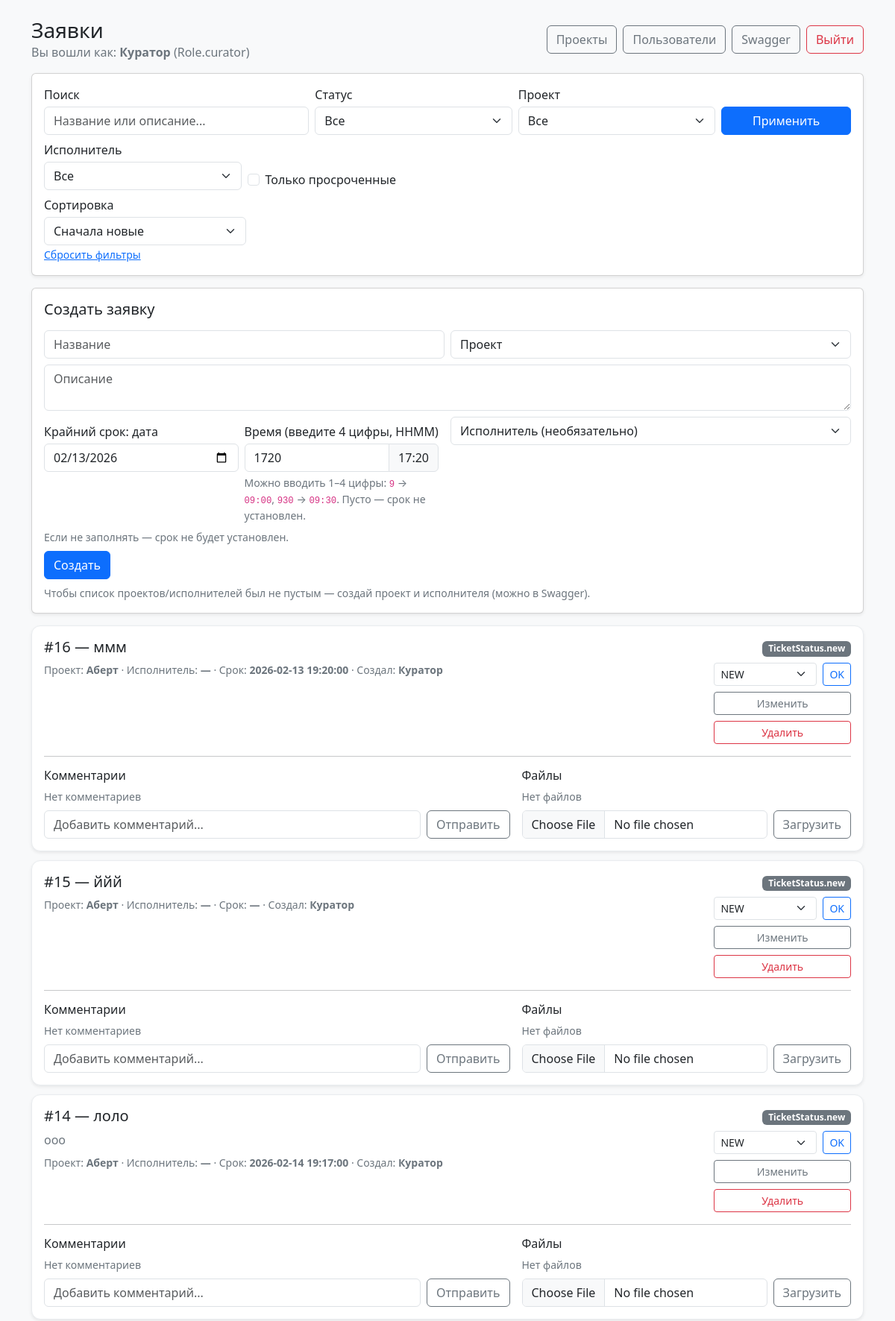
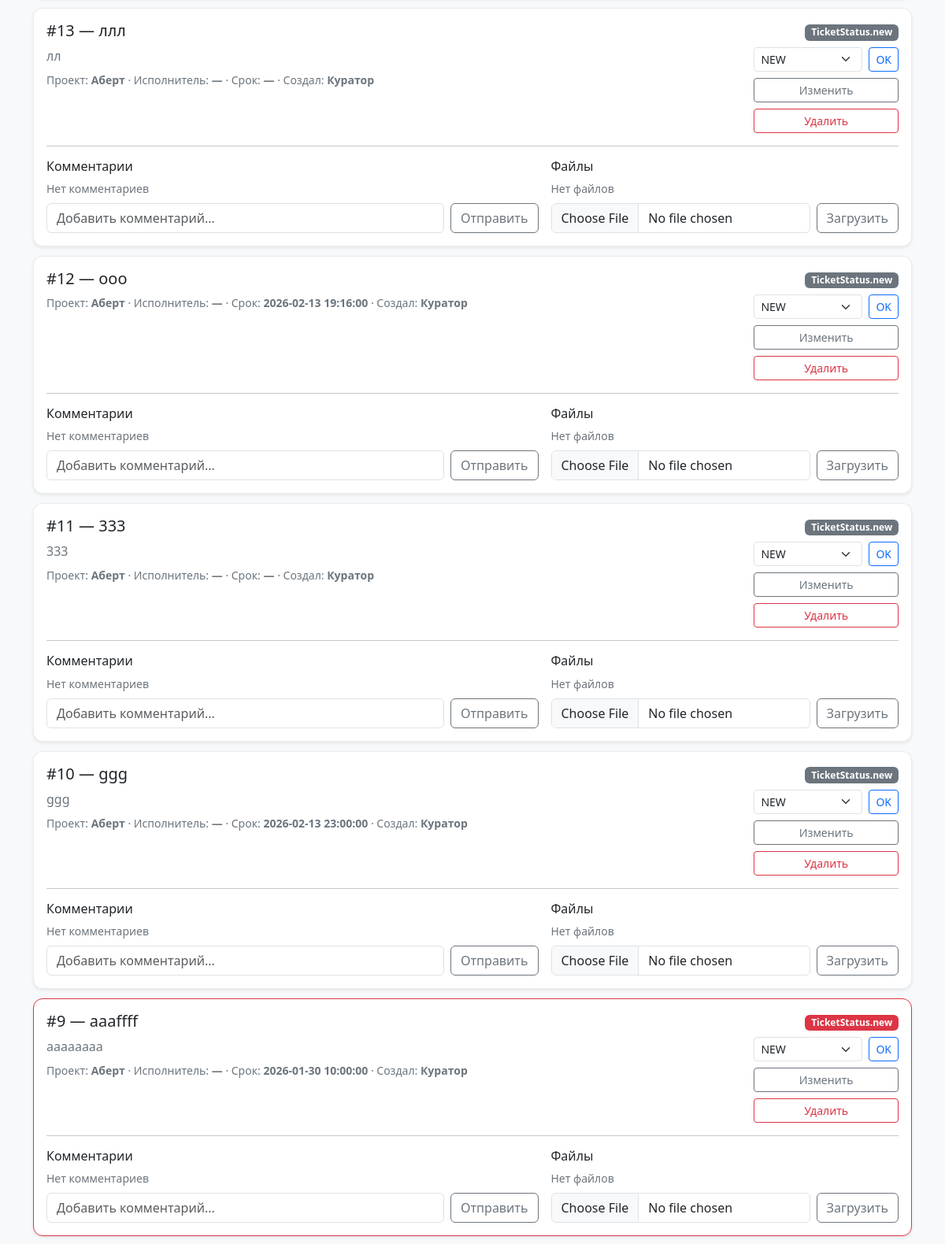
/web (signed in, upper part), run on the app's committed database (2 pictures, top to bottom).
### main.py (models this page shows)
class Base(DeclarativeBase):
    pass

class User(Base):
    __tablename__ = "users"
    id: Mapped[int] = mapped_column(primary_key=True)
    email: Mapped[str] = mapped_column(String(255), unique=True, index=True)
    name: Mapped[str] = mapped_column(String(255))
    password_hash: Mapped[str] = mapped_column(String(255))
    role: Mapped[Role] = mapped_column(SAEnum(Role), index=True)

class Ticket(Base):
    __tablename__ = "tickets"
    id: Mapped[int] = mapped_column(primary_key=True)
    title: Mapped[str] = mapped_column(String(255))
    description: Mapped[Optional[str]] = mapped_column(Text, default=None)
    deadline: Mapped[Optional[datetime]] = mapped_column(DateTime, default=None)
    status: Mapped[TicketStatus] = mapped_column(SAEnum(TicketStatus), default=TicketStatus.new, index=True)
    project_id: Mapped[int] = mapped_column(ForeignKey("projects.id"), index=True)
    executor_id: Mapped[Optional[int]] = mapped_column(ForeignKey("users.id"), index=True, default=None)
    created_by: Mapped[int] = mapped_column(ForeignKey("users.id"), index=True)
    created_at: Mapped[datetime] = mapped_column(DateTime, default=datetime.utcnow)

class Project(Base):
    __tablename__ = "projects"
    id: Mapped[int] = mapped_column(primary_key=True)
    name: Mapped[str] = mapped_column(String(255), unique=True, index=True)
    description: Mapped[Optional[str]] = mapped_column(Text, default=None)

### main.py (the view)
@app.get("/web")
def web_tickets(
    request: Request,
    db: Session = Depends(get_db),
    user: User = Depends(get_current_user),
    status_filter: str | None = None,
    project_id: str | None = None,
    executor_id: str | None = None,   # <-- ДОБАВИЛИ
    q: str | None = None,
    only_overdue: str | None = None,
    sort: str | None = None,
):
    if user.role == Role.executor:
        tickets = list(
            db.query(Ticket)
            .filter((Ticket.executor_id == user.id) | (Ticket.created_by == user.id))
            .order_by(Ticket.id.desc())
            .all()
        )
    else:
        tickets = list(db.query(Ticket).order_by(Ticket.id.desc()).all())
    projects = db.query(Project).order_by(Project.id.desc()).all()
    users = db.query(User).order_by(User.id.desc()).all()
    executors = db.query(User).filter(User.role == Role.executor).order_by(User.id.desc()).all()
    comments = db.query(Comment).order_by(Comment.id.asc()).all()
    attachments = db.query(Attachment).order_by(Attachment.id.asc()).all()
    users_by_id = {u.id: f"{u.name}" for u in users}
    projects_by_id = {p.id: p.name for p in projects}
    comments_by_ticket = {}
    for c in comments:
        comments_by_ticket.setdefault(c.ticket_id, []).append(c)
    attachments_by_ticket = {}
    for a in attachments:
        attachments_by_ticket.setdefault(a.ticket_id, []).append(a)
    project_id_int: int | None = None
    if project_id is not None and str(project_id).strip() != "":
        try:
            project_id_int = int(project_id)
        except ValueError:
            project_id_int = None
    executor_id_int: int | None = None
    executor_none = False
    if executor_id is not None and str(executor_id).strip() != "":
        if str(executor_id).strip() == "__none__":
            executor_none = True
        else:
            try:
                executor_id_int = int(executor_id)
            except ValueError:
                executor_id_int = None
    if status_filter:
        tickets = [t for t in tickets if t.status.value == status_filter]
    if project_id_int is not None:
        tickets = [t for t in tickets if t.project_id == project_id_int]
    if user.role == Role.curator:
        if executor_none:
            tickets = [t for t in tickets if t.executor_id is None]
        elif executor_id_int is not None:
            tickets = [t for t in tickets if t.executor_id == executor_id_int]
    if q:
        q_lower = q.lower()
        tickets = [
            t for t in tickets
            if (t.title and q_lower in t.title.lower()) or (t.description and q_lower in t.description.lower())
            or (t.description is None and False)
        ]
    now = datetime.now()
    overdue_enabled = (only_overdue == "1")
    if overdue_enabled:
        tickets = [
            t for t in tickets
            if t.deadline and t.deadline < now and t.status not in (TicketStatus.done, TicketStatus.canceled)
        ]
    sort_value = (sort or "").strip() or "id_desc"
    if sort_value == "deadline_asc":
        tickets.sort(key=lambda t: (t.deadline is None, t.deadline or datetime.max, -t.id))
    elif sort_value == "deadline_desc":
        tickets.sort(key=lambda t: (t.deadline is None, t.deadline or datetime.min, t.id), reverse=True)
    elif sort_value == "status":
        tickets.sort(key=lambda t: (t.status.value, -(t.deadline.timestamp() if t.deadline else 10**18), -t.id))
    elif sort_value == "id_asc":
        tickets.sort(key=lambda t: t.id)
    else:  # id_desc
        tickets.sort(key=lambda t: t.id, reverse=True)
    return templates.TemplateResponse(
        "tickets.html",
        {
            "request": request,
            "user": user,
            "tickets": tickets,
            "projects": projects,
            "executors": executors,
            "users_by_id": users_by_id,
            "projects_by_id": projects_by_id,
            "comments_by_ticket": comments_by_ticket,
            "attachments_by_ticket": attachments_by_ticket,
            "now": now,
            "status_filter": status_filter or "",
            "project_id_filter": project_id_int if project_id_int is not None else "",
            "executor_id_filter": executor_id or "",  # <-- ДОБАВИЛИ (строка!)
            "q": q or "",
            "only_overdue": "1" if overdue_enabled else "",
            "sort": sort_value,
        },
    )

### templates/tickets.html (shortened to what this page needs)
<!doctype html>
<html>
<head>
  <link href="https://cdn.jsdelivr.net/npm/bootstrap@5.3.3/dist/css/bootstrap.min.css" rel="stylesheet">
</head>
<body class="bg-light">
  <div class="container py-4">
    <div class="d-flex align-items-center justify-content-between mb-3">
      <div>
        <h3 class="mb-0">Заявки</h3>
        <div class="muted">Вы вошли как: <b>{{ user.name }}</b> ({{ user.role }})</div>
      </div>
      <div class="d-flex gap-2">
  {% if user.role == "CURATOR" %}
    <a class="btn btn-outline-secondary" href="/web/projects">Проекты</a>
    <a class="btn btn-outline-secondary" href="/web/users">Пользователи</a>
  {% endif %}
  <a class="btn btn-outline-secondary" href="/docs" target="_blank">Swagger</a>
  <a class="btn btn-outline-danger" href="/web/logout">Выйти</a>
</div>
    </div>
    <div class="card shadow-sm mb-3">
  <div class="card-body">
    <form method="get" action="/web" class="row g-2 align-items-end">
      <div class="col-12 col-md-4">
        <label class="form-label mb-1">Поиск</label>
        <input name="q" class="form-control" placeholder="Название или описание..." value="{{ q }}" />
      </div>
      <div class="col-6 col-md-3">
        <label class="form-label mb-1">Статус</label>
        <select name="status_filter" class="form-select">
          <option value="" {% if not status_filter %}selected{% endif %}>Все</option>
        </select>
      </div>
      <div class="col-6 col-md-3">
        <label class="form-label mb-1">Проект</label>
        <select name="project_id" class="form-select">
          <option value="" {% if not project_id_filter %}selected{% endif %}>Все</option>
        </select>
      </div>
      <div class="col-12 col-md-2 d-flex gap-2">
        <button class="btn btn-primary w-100">Применить</button>
      </div>
      {% if user.role == "CURATOR" %}
  <div class="col-6 col-md-3">
    <label class="form-label mb-1">Исполнитель</label>
    <select name="executor_id" class="form-select">
  <option value="" {% if not executor_id_filter %}selected{% endif %}>Все</option>
</select>
  </div>
  <div class="col-12 col-md-3">
  <div class="form-check mt-4">
    <input class="form-check-input" type="checkbox" id="only_overdue" name="only_overdue" value="1"
           {% if only_overdue == "1" %}checked{% endif %}>
    <label class="form-check-label" for="only_overdue">Только просроченные</label>
  </div>
</div>
{% endif %}
      <div class="col-12">
        <div class="col-6 col-md-3">
  <label class="form-label mb-1">Сортировка</label>
  <select name="sort" class="form-select">
    <option value="id_desc" {% if sort == "id_desc" %}selected{% endif %}>Сначала новые</option>
  </select>
</div>
        <a class="small" href="/web">Сбросить фильтры</a>
      </div>
    </form>
  </div>
</div>
    {% if user.role == "CURATOR", "EXECUTOR" %}
    <div class="card shadow-sm mb-3">
      <div class="card-body">
        <h5 class="mb-3">Создать заявку</h5>
        <form method="post" action="/web/tickets/create" class="row g-2">
          <div class="col-12 col-md-6">
            <input name="title" class="form-control" placeholder="Название" required />
          </div>
          <div class="col-12 col-md-6">
            <select name="project_id" class="form-select" required>
              <option value="" selected disabled>Проект</option>
            </select>
          </div>
          <div class="col-12">
            <textarea name="description" class="form-control" placeholder="Описание"></textarea>
          </div>
          <div class="col-12 col-md-6">
            <div class="row g-2">
  <div class="row g-2">
  <div class="col-12 col-md-6">
    <label class="form-label mb-1">Крайний срок: дата</label>
    <input id="deadline_date" name="deadline_date" type="date" class="form-control" />
  </div>
  <div class="col-12 col-md-6">
    <label class="form-label mb-1">Время (введите 4 цифры, HHMM)</label>
    <div class="input-group">
      <input id="deadline_time4" name="deadline_time4" class="form-control" inputmode="numeric" placeholder="например 0930 или 1745" maxlength="4" />
      <span class="input-group-text" id="deadline_time_pretty">--:--</span>
    </div>
    <div class="muted small mt-1">
      Можно вводить 1–4 цифры: <code>9</code> → <code>09:00</code>, <code>930</code> → <code>09:30</code>. Пусто — срок не установлен.
    </div>
  </div>
</div>
  <div class="col-12 muted small">
    Если не заполнять — срок не будет установлен.
  </div>
</div>
          </div>
          <div class="col-12 col-md-6">
            {% if user.role == "CURATOR" %}
  <select name="executor_id" class="form-select">
    <option value="" selected>Исполнитель (необязательно)</option>
  </select>
{% else %}
  <input type="hidden" name="executor_id" value="" />
  <div class="form-control bg-light">Исполнитель: вы сами</div>
{% endif %}
          </div>
          <div class="col-12">
            <button class="btn btn-primary">Создать</button>
          </div>
        </form>
        <div class="mt-2 muted small">
          Чтобы список проектов/исполнителей был не пустым — создай проект и исполнителя (можно в Swagger).
        </div>
      </div>
    </div>
    {% endif %}
    {% for t in tickets %}
      <div class="ticket shadow-sm {% if t.deadline and t.status != 'DONE' and t.status != 'CANCELED' and t.deadline < now %}overdue{% endif %}">
        <div class="d-flex justify-content-between align-items-start gap-3">
          <div style="flex:1">
            <h5>#{{ t.id }} — {{ t.title }}</h5>
            <div class="muted">{{ t.description or "" }}</div>
            <div class="mt-2 muted small">
              Проект: <b>{{ projects_by_id.get(t.project_id, "—") }}</b> ·
              Исполнитель: <b>{{ users_by_id.get(t.executor_id, "—") }}</b> ·
              Срок: <b>{{ t.deadline or "—" }}</b> ·
              Создал: <b>{{ users_by_id.get(t.created_by, "—") }}</b>
            </div>
          </div>
          <div class="text-end">
            <div class="mb-2">
              <span class="badge text-bg-secondary badge-status">{{ t.status }}</span>
            </div>
            <form method="post" action="/web/tickets/{{ t.id }}/status" class="d-flex gap-2">
              <select name="status" class="form-select form-select-sm" style="max-width: 190px">
                <option value="NEW" {% if t.status == "NEW" %}selected{% endif %}>NEW</option>
              </select>
              <button class="btn btn-sm btn-outline-primary">OK</button>
            </form>
            {% if user.role == "CURATOR" or (user.role == "EXECUTOR" and (t.executor_id == user.id or t.created_by == user.id)) %}
  <a class="btn btn-sm btn-outline-secondary w-100 mt-2" href="/web/tickets/{{ t.id }}/edit">Изменить</a>
{% endif %}
            {% if user.role == "CURATOR" or (user.role == "EXECUTOR" and t.created_by == user.id) %}
            <form method="post" action="/web/tickets/{{ t.id }}/delete" class="mt-2"
              onsubmit="return confirm('Удалить заявку #{{ t.id }}? Это действие нельзя отменить.');">
            <button class="btn btn-sm btn-outline-danger w-100">Удалить</button>
            </form>
            {% endif %}
          </div>
        </div>
        <hr />
        <div class="row g-3">
          <div class="col-12 col-lg-7">
            <h6>Комментарии</h6>
            <div class="mb-2">
              {% if comments_by_ticket.get(t.id, [])|length == 0 %}
                <div class="muted small">Нет комментариев</div>
              {% endif %}
            </div>
            <form method="post" action="/web/tickets/{{ t.id }}/comments" class="d-flex gap-2">
              <input name="text" class="form-control" placeholder="Добавить комментарий..." required />
              <button class="btn btn-outline-secondary">Отправить</button>
            </form>
          </div>
          <div class="col-12 col-lg-5">
            <h6>Файлы</h6>
            <div class="mb-2">
              {% if attachments_by_ticket.get(t.id, [])|length == 0 %}
                <div class="muted small">Нет файлов</div>
              {% endif %}
            </div>
            <form method="post" action="/web/tickets/{{ t.id }}/attachments" enctype="multipart/form-data" class="d-flex gap-2">
              <input type="file" name="file" class="form-control" required />
              <button class="btn btn-outline-secondary">Загрузить</button>
            </form>
          </div>
        </div>
      </div>
    {% endfor %}
  </div>
</body>
</html>

### templates/tickets.html (style rules this page uses)
.muted { color: #6c757d; }
.ticket { border: 1px solid #e9ecef; border-radius: 12px; padding: 16px; margin-bottom: 12px; background: #fff; }
.ticket h5 { margin: 0 0 8px 0; }
.badge-status { font-size: 12px; }
.ticket.overdue { border-color: #dc3545; }
.ticket.overdue .badge-status { background: #dc3545 !important; }

### data on the page
User: name "Куратор", role "Role.curator"
Ticket: id "16", title "ммм", get "—", deadline "2026-02-13 19:20:00", get "Куратор", status "TicketStatus.new", status "NEW", shows "Нет комментариев", shows "Нет файлов"
Project: get "Аберт"
Ticket: id "15", title "ййй", get "—", deadline "—", get "Куратор", status "TicketStatus.new", status "NEW", shows "Нет комментариев", shows "Нет файлов"
Ticket: id "14", title "лоло", description "ооо", get "—", deadline "2026-02-14 19:17:00", get "Куратор", status "TicketStatus.new", status "NEW", shows "Нет комментариев", shows "Нет файлов"
Ticket: id "13", title "ллл", description "лл", get "—", deadline "—", get "Куратор", status "TicketStatus.new", status "NEW", shows "Нет комментариев", shows "Нет файлов"
Ticket: id "12", title "ооо", get "—", deadline "2026-02-13 19:16:00", get "Куратор", status "TicketStatus.new", status "NEW", shows "Нет комментариев", shows "Нет файлов"
Ticket: id "11", title "333", description "333", get "—", deadline "—", get "Куратор", status "TicketStatus.new", status "NEW", shows "Нет комментариев", shows "Нет файлов"
Ticket: id "10", title "ggg", description "ggg", get "—", deadline "2026-02-13 23:00:00", get "Куратор", status "TicketStatus.new", status "NEW", shows "Нет комментариев", shows "Нет файлов"
Ticket: id "9", title "aaaffff", description "aaaaaaaa", get "—", deadline "2026-01-30 10:00:00", get "Куратор", status "TicketStatus.new", status "NEW", shows "Нет комментариев", shows "Нет файлов"
